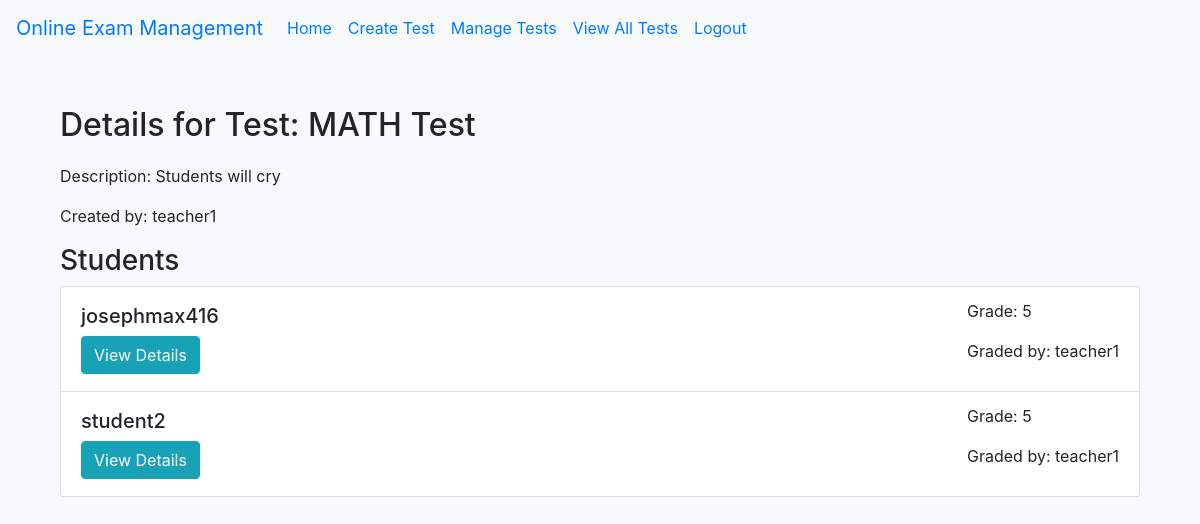
The app's page /test/1/details (signed in), older data.
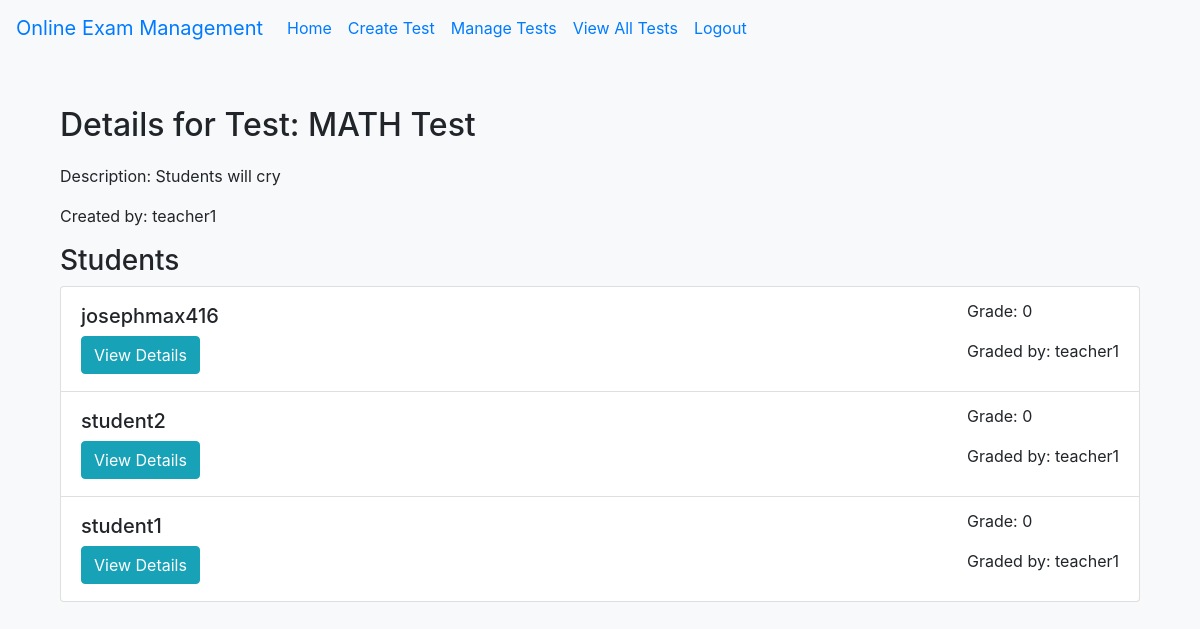
The same page, newer data.
### tables this page shows
CREATE TABLE Grade (
    id INTEGER PRIMARY KEY AUTOINCREMENT,
    student_id INTEGER NOT NULL,
    test_id INTEGER NOT NULL,
    grade INTEGER NOT NULL,
    graded_by INTEGER NOT NULL,
    FOREIGN KEY (student_id) REFERENCES User(id),
    FOREIGN KEY (test_id) REFERENCES Test(id),
    FOREIGN KEY (graded_by) REFERENCES User(id)
);

CREATE TABLE User (
    id INTEGER PRIMARY KEY AUTOINCREMENT,
    username TEXT NOT NULL UNIQUE,
    password TEXT NOT NULL,
    role TEXT NOT NULL  -- 'student' or 'teacher'
);

### app.py (the view)
@app.route('/test/<int:test_id>/details')
@login_required
def view_test_details(test_id):
    test = db.execute("SELECT Test.id, Test.test_name, Test.test_description, User.username AS teacher_name FROM Test LEFT JOIN User ON Test.teacher_id = User.id WHERE Test.id = ?", test_id)[0]
    students = db.execute("SELECT DISTINCT Answer.student_id, User.username AS student_name FROM Answer LEFT JOIN User ON Answer.student_id = User.id WHERE Answer.test_id = ?", test_id)
    for student in students:
        grades = db.execute("SELECT grade, User.username AS grader_name FROM Grade LEFT JOIN User ON Grade.graded_by = User.id WHERE Grade.student_id = ? AND Grade.test_id = ?", student['student_id'], test_id)
        student['grade'] = grades[0]['grade'] if grades else 'Not graded yet'
        student['grader_name'] = grades[0]['grader_name'] if grades else 'Not graded yet'
    return render_template('view_test_details.html', test=test, students=students)

### app.py (called while the page is built)
@login_manager.user_loader
def load_user(user_id):
    user = db.execute("SELECT * FROM User WHERE id = ?", user_id)
    if user:
        return User(id=user[0]['id'], username=user[0]['username'], password=user[0]['password'], role=user[0]['role'])
    return None

### templates/view_test_details.html
{% extends "base.html" %}
{% block content %}
<div class="container mt-4">
    <h2>Details for Test: {{ test.test_name }}</h2>
    <p>Description: {{ test.test_description }}</p>
    <p>Created by: {{ test.teacher_name }}</p>
    <h3>Students</h3>
    <ul class="list-group">
        {% for student in students %}
        <li class="list-group-item">
            <div class="d-flex justify-content-between align-items-center">
                <div>
                    <h5>{{ student.student_name }}</h5>
                    <a href="{{ url_for('view_individual_details', test_id=test.id, student_id=student.student_id) }}" class="btn btn-info">
                        View Details
                    </a>
                </div>
                <div>
                    <p>Grade: {{ student.grade }}</p>
                    <p>Graded by: {{ student.grader_name }}</p>
                </div>
            </div>
        </li>
        {% endfor %}
    </ul>
</div>
{% endblock %}

Row changes from the older to the newer data that the page shows:
changed Grade (number 1 of 3 on the later page): grade "5" → "0"
changed Grade (number 2 of 3 on the later page): grade "5" → "0"
added Grade: student_name "student1", grade "0", grader_name "teacher1"
